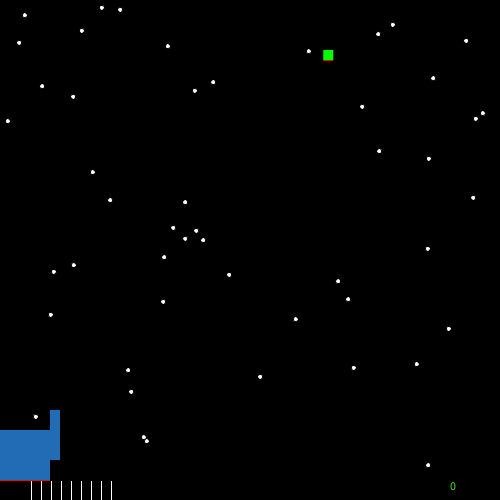
Frame 1 (no input)
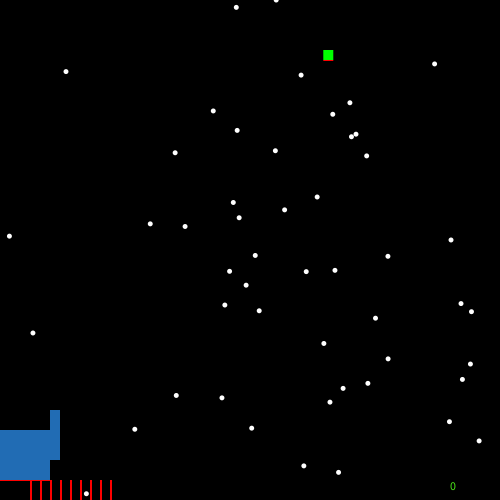
Frame 60 (the mouse pressed at the canvas centre just before this capture)
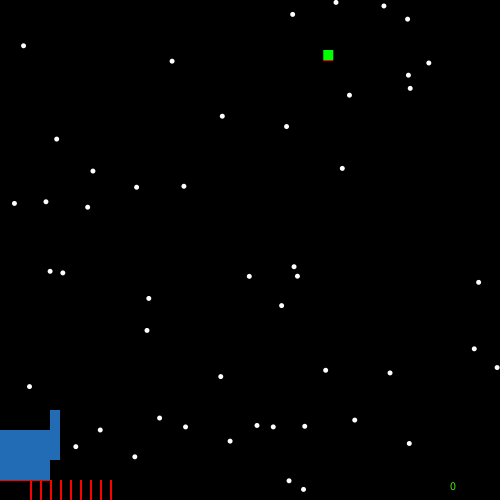
Frame 120 (the mouse held since frame 60 and released just before this capture)

The Processing sketch that drew these frames (run headless with seeded random() and noise(); from frame 60 on, the mouse is pressed at the canvas centre):

// Processing sketch: processing_48688
// ── processing_48688.pde

int x=0;
int speed=5;
int j=0;
int ammox=1;
float x1=random(500);
float y1=random(500);
int ammo=11;
int bulletx=0;
int bullety=0;
int bulleet=0;
int score=0;
int wave=0;
int total=1;
int health=1;
int number=1;
void setup(){
  size(500,500);
  background(0);
  smooth();
}
void draw(){
  setup();
  ammox=ammo*10;
  while(ammox>ammo+10){
    rect(ammox,height-20,2,20);
    ammox=ammox-10;
  }
  if(bulleet!=0){
    bullet();
  }
  fill(255);
  j=0;
  while(j<50){
    ellipse(random(width),random(height),5,5);
    j=j+1;
  }
  fill(75,229,25);
  text(score,width-50,height-10);
  ship();
  enemy();
  if(ammo<1){
    fill(0);
    rect(0,0,width,height);
    fill(0,255,0);
    score=score*wave;
    text("game over",200,200);
    text(score,250,250);
    noLoop();
  }
  
}
void ship(){
  noStroke();
  fill(33,108,180);
  rect(x,height-70,50,50);
  rect(x-10,height-90,10,50);
  rect(x+50,height-90,10,50);
  fill(255,0,0);
  rect(x,height-20,50,1);
}
void enemy(){
    fill(0,255,0);
    rect(x1,50,10,10);
    fill(255,0,0);
    rect(x1,60,10,1);
    if(x1<bulletx+10&&x1>bulletx-11&&bullety<61&&bullety>49){
      health=health-1;
      ammo=ammo+1;
      score=score+1;
      if(x1<width-150){
        x1=x1+random(100,200);
      }
      x1=x1-100;
    }
    if(health<0){
      x1=random(50,width-50);
      if(total<5){
        total=total+1;
      }
      ammo=ammo+1;
      wave=wave+1;
      health=total;
    }
}
void keyPressed(){
  if(key=='a'){
    x=x-speed;
  }
  if(key=='s'){
    x=x+speed;
  }
  if(key=='k'){
    bullet();
  }
}
void bullet(){
  if(bulleet<5){
    bulletx=x-5;
    bullety=height-70;
    bulleet=5;
    ammo=ammo-1;
  }
  if(bulleet!=0){
    fill(255,0,0);
    rect(bulletx,bullety,5,10);
    bullety=bullety-10;
  }
  if(bullety<0){
    bulleet=0;
  }
}               
